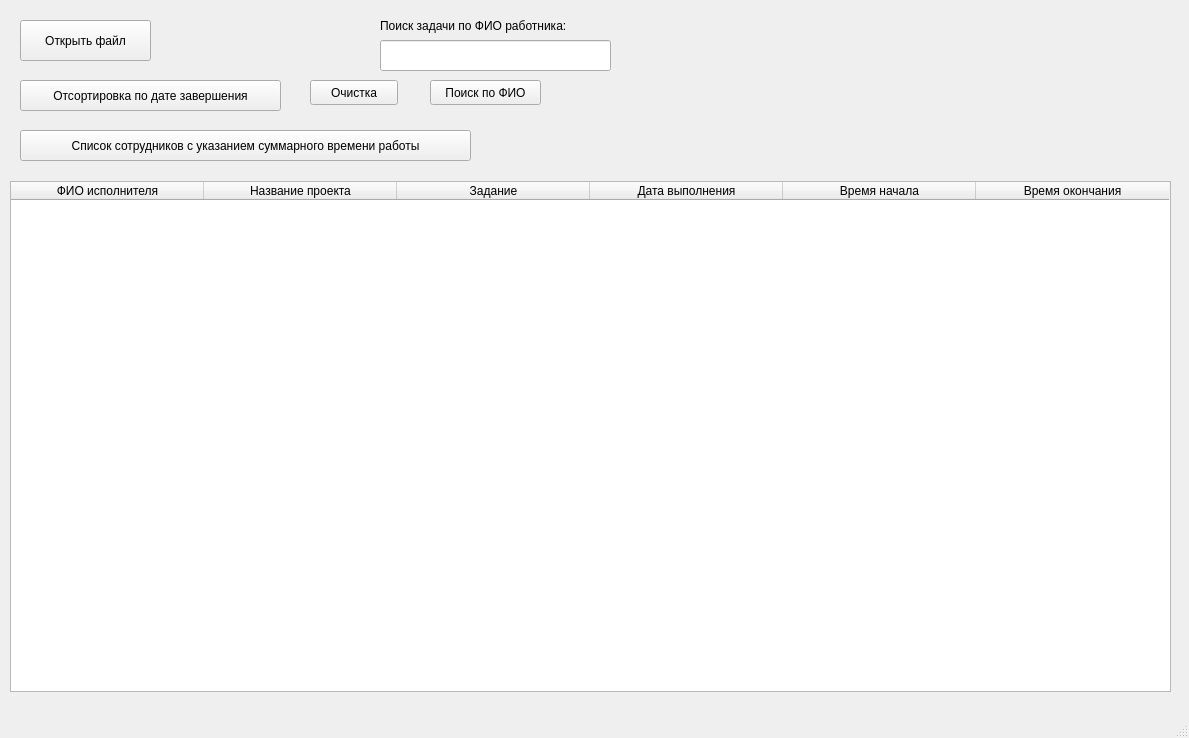
<?xml version="1.0" encoding="UTF-8"?>
<ui version="4.0">
 <class>MainWindow</class>
 <widget class="QMainWindow" name="MainWindow">
  <property name="geometry">
   <rect>
    <x>0</x>
    <y>0</y>
    <width>1189</width>
    <height>738</height>
   </rect>
  </property>
  <property name="windowTitle">
   <string>MainWindow</string>
  </property>
  <widget class="QWidget" name="centralwidget">
   <widget class="QPushButton" name="openfile_btn">
    <property name="geometry">
     <rect>
      <x>20</x>
      <y>20</y>
      <width>131</width>
      <height>41</height>
     </rect>
    </property>
    <property name="text">
     <string>Открыть файл</string>
    </property>
   </widget>
   <widget class="QTableWidget" name="input">
    <property name="geometry">
     <rect>
      <x>10</x>
      <y>181</y>
      <width>1161</width>
      <height>511</height>
     </rect>
    </property>
    <attribute name="horizontalHeaderDefaultSectionSize">
     <number>193</number>
    </attribute>
    <column>
     <property name="text">
      <string>ФИО исполнителя</string>
     </property>
    </column>
    <column>
     <property name="text">
      <string>Название проекта</string>
     </property>
    </column>
    <column>
     <property name="text">
      <string>Задание</string>
     </property>
    </column>
    <column>
     <property name="text">
      <string>Дата выполнения</string>
     </property>
    </column>
    <column>
     <property name="text">
      <string>Время начала</string>
     </property>
    </column>
    <column>
     <property name="text">
      <string>Время окончания</string>
     </property>
    </column>
   </widget>
   <widget class="QPushButton" name="sorter">
    <property name="geometry">
     <rect>
      <x>20</x>
      <y>80</y>
      <width>261</width>
      <height>31</height>
     </rect>
    </property>
    <property name="text">
     <string>Отсортировка по дате завершения</string>
    </property>
   </widget>
   <widget class="QLabel" name="label">
    <property name="geometry">
     <rect>
      <x>380</x>
      <y>10</y>
      <width>241</width>
      <height>31</height>
     </rect>
    </property>
    <property name="text">
     <string>Поиск задачи по ФИО работника:</string>
    </property>
   </widget>
   <widget class="QLineEdit" name="fiosearch">
    <property name="geometry">
     <rect>
      <x>380</x>
      <y>40</y>
      <width>231</width>
      <height>31</height>
     </rect>
    </property>
   </widget>
   <widget class="QPushButton" name="fiosearch_btn">
    <property name="geometry">
     <rect>
      <x>430</x>
      <y>80</y>
      <width>111</width>
      <height>25</height>
     </rect>
    </property>
    <property name="text">
     <string>Поиск по ФИО</string>
    </property>
   </widget>
   <widget class="QPushButton" name="worktime">
    <property name="geometry">
     <rect>
      <x>20</x>
      <y>130</y>
      <width>451</width>
      <height>31</height>
     </rect>
    </property>
    <property name="text">
     <string>Список сотрудников с указанием суммарного времени работы</string>
    </property>
   </widget>
   <widget class="QPushButton" name="pushButton">
    <property name="geometry">
     <rect>
      <x>310</x>
      <y>80</y>
      <width>88</width>
      <height>25</height>
     </rect>
    </property>
    <property name="text">
     <string>Очистка</string>
    </property>
   </widget>
  </widget>
  <widget class="QMenuBar" name="menubar">
   <property name="geometry">
    <rect>
     <x>0</x>
     <y>0</y>
     <width>1189</width>
     <height>22</height>
    </rect>
   </property>
  </widget>
  <widget class="QStatusBar" name="statusbar"/>
 </widget>
 <resources/>
 <connections/>
</ui>
